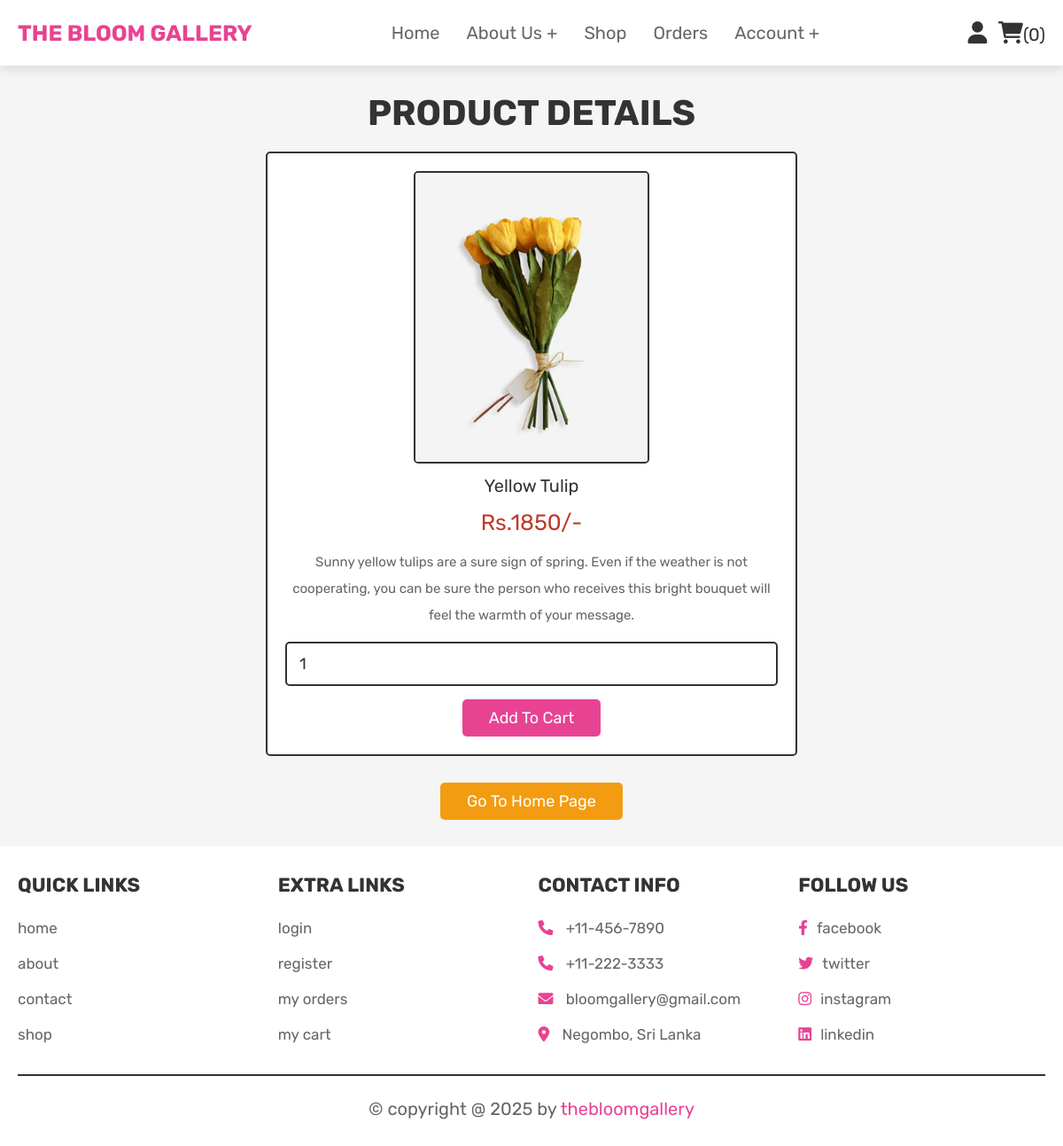
Page /view_page.php?pid=25 (signed in) on the committed database.
### tables this page shows
CREATE TABLE `products` (
  `id` int(100) NOT NULL,
  `name` varchar(100) NOT NULL,
  `details` varchar(500) NOT NULL,
  `price` int(100) NOT NULL,
  `image` varchar(100) NOT NULL
);

### view_page.php (the view, shortened to what this page needs)
<?php
@include 'config.php';
?>
<!DOCTYPE html>
<html lang="en">
<head>
   <link rel="stylesheet" href="https://cdnjs.cloudflare.com/ajax/libs/font-awesome/6.0.0/css/all.min.css">
   <link rel="stylesheet" href="css/style.css">
</head>
<body>
<?php @include 'header.php'; ?>
<section class="quick-view">
    <h1 class="title">product details</h1>
    <?php
        if(isset($_GET['pid'])){
            $pid = $_GET['pid'];
            $select_products = mysqli_query($conn, "SELECT * FROM `products` WHERE id = '$pid'") or die('query failed');
         if(mysqli_num_rows($select_products) > 0){
            while($fetch_products = mysqli_fetch_assoc($select_products)){
    ?>
    <form action="" method="POST">
         <img src="uploaded_img/<?php echo $fetch_products['image']; ?>" alt="" class="image">
         <div class="name"><?php echo $fetch_products['name']; ?></div>
         <div class="price">Rs.<?php echo $fetch_products['price']; ?>/-</div>
         <div class="details"><?php echo $fetch_products['details']; ?></div>
         <input type="number" name="product_quantity" value="1" min="0" class="qty">
         <input type="submit" value="add to cart" name="add_to_cart" class="btn">
      </form>
    <?php
            }
        }else{
        echo '<p class="empty">no products details available!</p>';
        }
    }
    ?>
    <div class="more-btn">
        <a href="home.php" class="option-btn">go to home page</a>
    </div>
</section>
<?php @include 'footer.php'; ?>
</body>
</html>

### css/style.css (style rules this page uses)
:root { --pink:#e84393; --red:#c0392b; --orange:#f39c12; --black:#333; --white:#fff; --light-color:#666; --light-white:#ccc; --light-bg:#f5f5f5; --border:.2rem solid var(--black); --box-shadow:0 .5rem 1rem rgba(0,0,0,.1); }
* { font-family: 'Rubik', sans-serif; margin:0; padding:0; box-sizing: border-box; outline: none; border:none; text-decoration: none; transition:all .2s linear; }
html { font-size: 62.5%; overflow-x: hidden; scroll-behavior: smooth; scroll-padding-top: 6.5rem; }
body { background: var(--light-bg); }
section { padding:3rem 2rem; }
.btn, .delete-btn, .option-btn { display: inline-block; border-radius: .5rem; margin-top: 1rem; font-size: 1.8rem; color:var(--white); cursor: pointer; padding:1rem 3rem; text-transform: capitalize; }
.btn { background-color: var(--pink); }
.option-btn { background-color: var(--orange); }
.more-btn { margin-top: 2rem; text-align: center; }
.title { text-align: center; margin-bottom: 2rem; color:var(--black); text-transform: uppercase; font-size: 4rem; }
.quick-view form { max-width: 60rem; padding:2rem; text-align: center; border:var(--border); box-shadow: var(--border); border-radius: .5rem; background-color: var(--white); margin:0 auto; }
.quick-view form .image { height: 33rem; border:var(--border); border-radius: .5rem; }
.quick-view form .name { margin:1rem 0; font-size: 2rem; color:var(--black); }
.quick-view form .price { color:var(--red); font-size: 2.5rem; padding:.5rem 0; }
.quick-view form .details { padding:1rem 0; font-size: 1.5rem; color:var(--light-color); line-height: 2; }
.quick-view form .qty { width: 100%; padding:1.2rem 1.4rem; font-size: 1.8rem; color:var(--black); border-radius: .5rem; border:var(--border); margin:.5rem 0; }

### rows in the picture
products: image (picture), name "Yellow Tulip", price "1850", details "Sunny yellow tulips are a sure sign of spring. Even if the weather is not cooperating, you can be sure the person who receives this bright bouquet will feel the warmth of your message."

### other values in the picture
$cart_num_rows "0"
